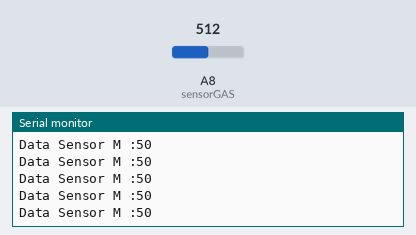
Bench run of a sketch on a simulated Arduino Mega 2560, built with avr-gcc and run on an emulated ATmega2560. On the bench: the last lines printed to the serial monitor. The test bench sets the inputs (shaded band); at power-on: A8 (sensorGAS) = 512.

Above: at 1.2 s.
1.3 s: A8 (sensorGAS) set to 716
At 1.31 s:
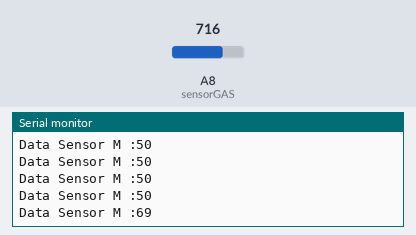
2.8 s: A8 (sensorGAS) set to 900
At 2.82 s:
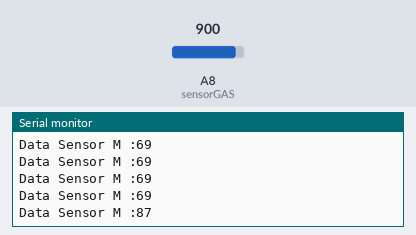
Timing chart, 0 to 5.8 s (numbered marks = the images above; inputs shaded):
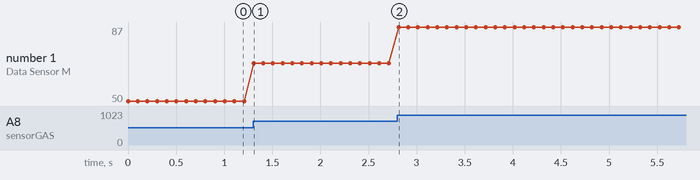

The sketch:

SENSOR_GAS_MQ.ino
```cpp
int sensorGAS=A8;

void setup() {
pinMode(sensorGAS,INPUT);
Serial.begin(115200);
}

void loop() {
int AmbilSensor=analogRead(sensorGAS);
    AmbilSensor=map(AmbilSensor,0,1024,0,100);
Serial.print("Data Sensor M :");
Serial.println(AmbilSensor);
delay(100);
}
```

Measured:
- after the input at 1.3 s, the serial monitor: prints a new line at once (image 1)
- after the input at 2.8 s, the serial monitor: prints a new line at once (image 2)
- plotted number 1: 50 → 69 after the input at 1.3 s, 69 → 87 after the input at 2.8 s
